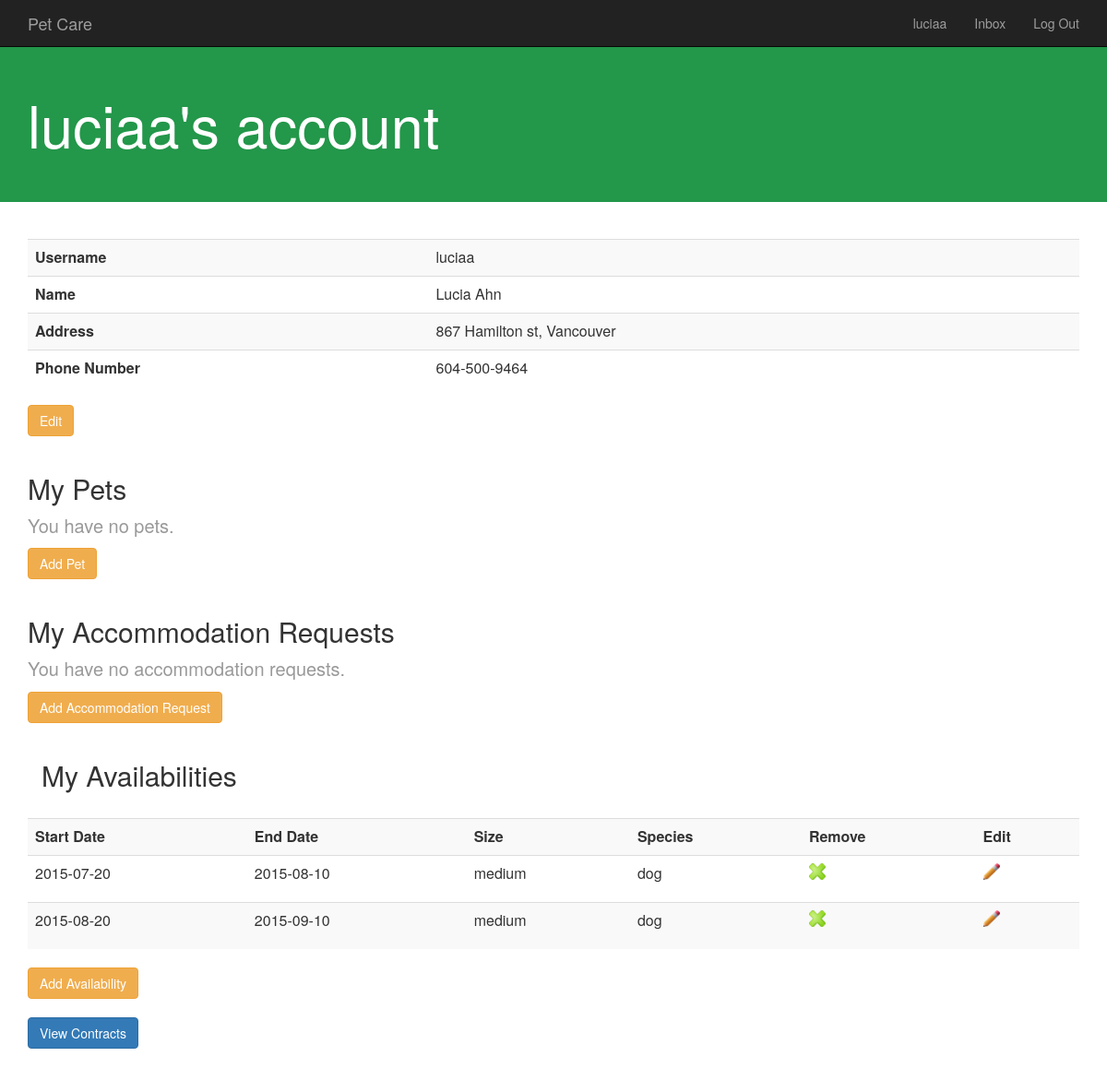
/myaccount.php (signed in), run on the app's committed database.
### tables this page shows
CREATE TABLE User
(UserID 	CHAR(20) NOT NULL,
 Password 	CHAR(20) NOT NULL, 
 Name 		CHAR(20) NOT NULL, 
 Address 	CHAR(50) NOT NULL,
 PhoneNum 	CHAR(15) NOT NULL,
 primary key (UserID));

CREATE TABLE CanTakeCareOf
(Size 		CHAR(20) NOT NULL,
 Species 	CHAR(20) NOT NULL,
 SitterID 	Char(20),
 AvailabilityID 	INTEGER,
 primary key (SitterID,AvailabilityID),
 foreign key (SitterID,AvailabilityID) references SitterAvailability(SitterID,AvailabilityID)
 	ON DELETE CASCADE
	ON UPDATE CASCADE);

CREATE TABLE SitterAvailability
(SitterID	Char(20),
 AvailabilityID 	INTEGER,
 StartDate 	DATE NOT NULL,
 EndDate 	DATE NOT NULL,
 primary key(SitterID, AvailabilityID),
 foreign key(SitterID) references PetSitter(SitterID)
 	ON DELETE CASCADE
	ON UPDATE CASCADE);

### myaccount.php (the view, shortened to what this page needs)
<?php
	function displayAccountInfo() {
		try {
			$db = new PDO("mysql:host=localhost;dbname=fantastic304;port=3306","root");
			$userID = $_COOKIE['userID'];
			$userSQL = "SELECT UserID, Name, Address, PhoneNum
						FROM User
						WHERE UserID = '$userID'";
			echo '<table class="table table-striped"><tr>';
			foreach($db->query($userSQL) as $row) {
				echo "<th>Username</th><td>";
				echo $row['UserID'];
				echo "</td></tr><tr><th>Name</th><td>";
				echo $row['Name'];
				echo "</td></tr><tr><th>Address</th><td>";
				echo $row['Address'];
				echo "</td></tr><tr><th>Phone Number</th><td>";
				echo $row['PhoneNum'];
				echo "</td></tr></table>";
			}
		}
		catch(Exception $e) {
			echo "Could not connect to the database to display account info";
			exit;
		}
	}
	function displayPetInfo() {
		try {
			$petExists = FALSE;
		}
		catch(Exception $e) {
			echo "Could not connect to the database to display pet info";
			exit;
		}
		if($petExists)
			echo "</table>";
		else
			echo "<p class='noItemsInList'>You have no pets.</p>";
	}
	function displayAvailInfo() {
		try {
			$dbc = new PDO("mysql:host=localhost;dbname=fantastic304;port=3306","root");
			$userID = $_COOKIE['userID'];
			$availSQL = "SELECT s.StartDate, s.EndDate, c.Size, c.Species, c.AvailabilityID
						FROM SitterAvailability s, CanTakeCareOf c
						WHERE s.SitterID = '$userID'
						AND s.AvailabilityID = c.AvailabilityID";
			$availExists = FALSE;
			foreach($dbc->query($availSQL) as $arow) {
				if(!$availExists) {
					echo '<table class="table table-striped"><tr>';
					echo 	"<th>Start Date</th>";
					echo 	"<th>End Date</th>";
					echo 	"<th>Size</th>";
					echo 	"<th>Species</th>";
					echo 	"<th>Remove</th>";
					echo 	"<th>Edit</th></tr>";
					$availExists = TRUE;
				}
				$availExists = TRUE;
				echo "<tr>";
				echo 	"<td>" . $arow['StartDate'] . "</td>";
				echo 	"<td>" . $arow['EndDate'] . "</td>";
				echo 	"<td>" . $arow['Size'] . "</td>";
				echo 	"<td>" . $arow['Species'] . "</td>";
				echo 	"<td>";
				echo 		"<form action='./removeAvailability.php' method='post'>";
				echo 			"<input type='image' name='AvailID' alt='Remove availability'";
				echo 			"src='./remove.png' width='18px' type='submit' value='";
				echo 			$arow['AvailabilityID'] . "'/>";
				echo 		"</form>";
				echo 	"</td>";
				echo 	"<td>";
				echo 		"<a href='./user/editAvailability.php";
				echo 		"?AvailabilityID=" . $row['AvailabilityID'] . "'>";
				echo 			"<img src='./edit.png' width='18px'>";
				echo 		"</a>";
				echo 	"</td>";
				echo "</tr>";
			}
			if($availExists)
				echo "</table>";
			else
				echo "<p class='noItemsInList'>You have no availabilities.</p>";
		}
		catch(Exception $e) {
			echo "Could not connect to the database to display availability info";
			exit;
		}
	}
	function displayAccommodationRequestInfo() {
		try {
			$requestExists = FALSE;
			echo '<table class="table table-striped">';
			if($requestExists)
				echo "</table>";
			else
				echo "<p class='noItemsInList'>You have no accommodation requests.</p>";
		}
		catch(Exception $e) {
			echo "Could not connect to the database to display availability info";
			exit;
		}
	}
?>
<head>
	<link rel="stylesheet" href="bootstrap.min.css">
</head>
<body>
	<?php include './include/header.php'; ?>
	<div style="padding: 80px 0 40px 0; background-color:23974a; !important" class="jumbotron">
  		<div class="container">
  			<h1 style="color:white">
  				<?php
  					echo $_COOKIE['userID'];
  					echo "'s account";
  				?>
  			</h1>
  		</div>
	</div>
	<?php if(isset($_COOKIE['userID'])): ?>
		<div class="container" style="margin-top:40px;">
			<?php displayAccountInfo(); ?>
			<a href="editPersonalInfo.php" class="btn btn-warning" role="button" style="margin-bottom: 20px">Edit</a>
		</div>
		<div class="container">
			<h2>My Pets</h2>
			<?php displayPetInfo(); ?>
			<a href="newpet.php" class="btn btn-warning" role="button" style="margin-bottom: 20px">Add Pet</a>
		</div>
		<div style="overflow:hidden" class="container">
			<h2>My Accommodation Requests</h2>
			<?php displayAccommodationRequestInfo() ?>
			<a href="user/accomodationRequest.php" class="btn btn-warning" role="button" style="margin-bottom: 20px">Add Accommodation Request</a>
		</div>
		<div style="overflow:hidden" class="container">
			<h2>My Availabilities</h2>
			<?php displayAvailInfo();?>
			<a href="user/sitterAddAvailability.php" class="btn btn-warning" role="button" style="margin-bottom: 20px">Add Availability</a>
		</div>
		<div style="overflow:hidden" class="container">
			<a href="user/myContracts.php" class="btn btn-primary" role="button" style="margin-bottom: 20px">View Contracts</a>
		</div>
		<br><br>
	<?php else : ?>
		<div class="container">
			<p>Please login to view your account.</p>
		</div>
	<?php endif; ?>
</body>

### include/header.php
<nav class="navbar navbar-inverse navbar-fixed-top">
	<div class="container">
    	<a class="navbar-brand" href="<?php $_SERVER['DOCUMENT_ROOT'] ?>/index.php">Pet Care</a>
		<?php if(!isset($_COOKIE['userID'])): ?>
			<form class="navbar-form navbar-right" action= "<?php $_SERVER['DOCUMENT_ROOT'] ?>/login.php" method="post">
        		<div class="form-group">
         			<input type="text" class="form-control" name="id" placeholder="username">
         			<input type="password" class="form-control" name="password" placeholder="password">
        		</div>
        		<button type="submit" class="btn btn-warning">Submit</button>
        		<a href="<?php $_SERVER['DOCUMENT_ROOT'] ?>/register.php">Register</a>
      		</form>
      	<?php else : ?>
      		<ul class="nav navbar-nav navbar-right">
      			<li><a href="<?php $_SERVER['DOCUMENT_ROOT'] ?>/myaccount.php"><?php echo $_COOKIE['userID'] ?></a></li>
      			<li><a href="<?php $_SERVER['DOCUMENT_ROOT'] ?>/user/Inbox.php">Inbox</a></li>
      			<li><a href="<?php $_SERVER['DOCUMENT_ROOT'] ?>/logout.php">Log Out</a></li>
      	<?php endif; ?>
     	</div>
</nav>

### myaccount.php (style rules this page uses)
.noItemsInList { font-size: 20; color: #999999; font-color: #999999; }

### data on the page
user: UserID "luciaa", Name "Lucia Ahn", Address "867 Hamilton st, Vancouver", PhoneNum "604-500-9464"
cantakecareof: shows "Start Date", sitteravailability.StartDate "2015-07-20", sitteravailability.EndDate "2015-08-10", Size "medium", Species "dog"
cantakecareof: sitteravailability.StartDate "2015-08-20", sitteravailability.EndDate "2015-09-10", Size "medium", Species "dog"

### other printed values
$_COOKIE['userID'] "luciaa"
